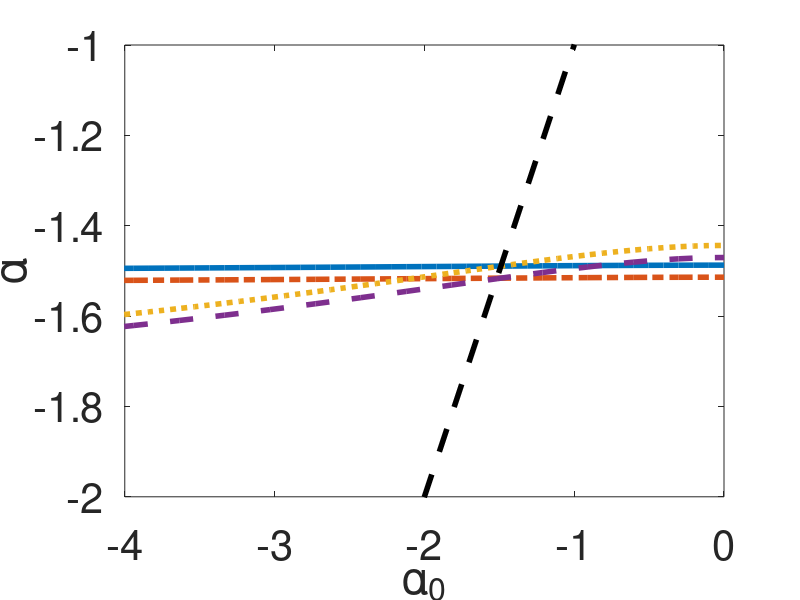
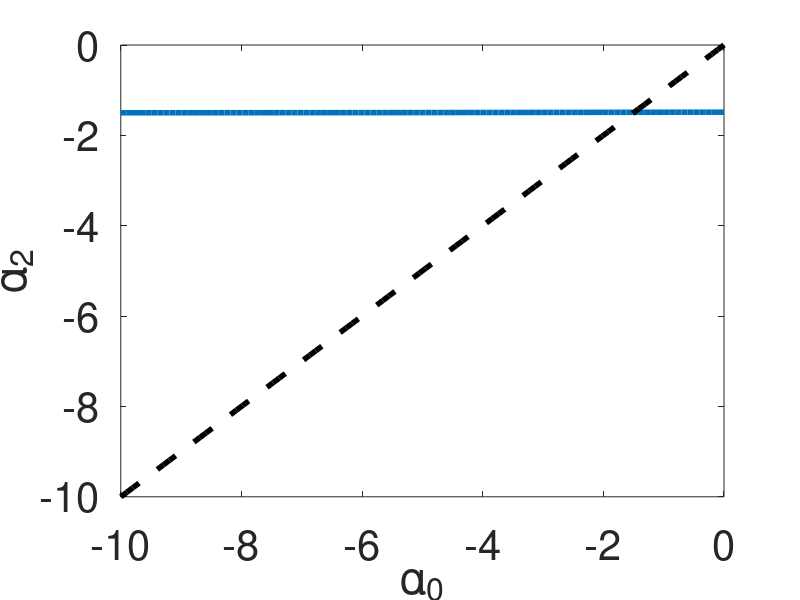

The MATLAB script that drew these images, in order:
%finds alpha_0 and alpha_1/2 that yield oscillations

%fixed parameters
%params
eps = 2;
I = 0.01;

%results in
K_V_ON = eps/2-I;
K_V_OFF = -eps/2-I;

%iterate over parameters c,tau
c = 10; 
tau = 5;

%MAPS 1 and 2
alpha0andHalf = @(a0,ah) -(K_V_ON -c + tau.*ah)./(a0.*tau + K_V_OFF - c) + ...
    ((K_V_ON-c+ah)./(K_V_OFF-c+a0)).^tau;

alphaHalfand1 = @(ah, a1) -(-K_V_OFF + tau.*a1)./(ah.*tau + K_V_ON) + ...
    ((-K_V_OFF+a1)./(K_V_ON+ah)).^tau;

N = 100;
a0s = linspace(-10,0,N)';
ahs = zeros(N,1);
ap1s = zeros(N,1);
a3hs = zeros(N,1);
ap2s = zeros(N,1);

options = optimset('Display','off');

for i=1:N
    if tau>1
        upper_bound = (c-K_V_ON)/tau;
    else
        upper_bound = c-K_V_ON;
    end
    if sign(alpha0andHalf(a0s(i), 0))==sign(alpha0andHalf(a0s(i), upper_bound)) || ...
            ~isfinite(alpha0andHalf(a0s(i), 0)) || ~isfinite(alpha0andHalf(a0s(i), upper_bound))
        exitflag=0;
    else
    [ahs(i), ~, exitflag, ~] = ...
        fzero(@(ah) alpha0andHalf(a0s(i), ah), [0, upper_bound], options);
    if exitflag==1 && isfinite(alphaHalfand1(ahs(i),ahs(i)))
        [ap1s(i), ~, exitflag, ~] = ...
            fzero(@(a1) alphaHalfand1(ahs(i), a1), [ahs(i)], options);
        if exitflag == 1 && ...
                sign(alpha0andHalf(-ap1s(i), 0))~=sign(alpha0andHalf(-ap1s(i), upper_bound)) ...
                && isfinite(alpha0andHalf(-ap1s(i), 0)) && isfinite(alpha0andHalf(-ap1s(i), upper_bound))
            [x, ~, exitflag, ~] = ...
                fzero(@(a3h) alpha0andHalf(-ap1s(i), a3h),[0, upper_bound], options);
            a3hs(i) = -x;
            if exitflag==1 && isfinite(alphaHalfand1(-a3hs(i),-a3hs(i)))
               [x, ~, exitflag, ~]...
                   = fzero(@(a2) alphaHalfand1(-a3hs(i), a2), [-a3hs(i)], options); 
               ap2s(i) = -x;
            else
                exitflag=0;
            end
        else
            exitflag=0;
        end
    else
        exitflag=0;
    end
    end
    if exitflag~=1
        ap2s(i) = nan;
    end
    
    
end

figure(1); clf;
plot(a0s, ap2s, '-','Linewidth',4); hold on
plot(a0s, a3hs, '-.','Linewidth',4); hold on
plot(a0s, -ap1s, ':','Linewidth',4); hold on
plot(a0s, -ahs, '--','Linewidth',4); hold on
plot(a0s, a0s, '--k','Linewidth',4);hold off
% legend('\alpha_2 = F(\alpha_0)', '\alpha_{3/2} = F_1(-F_2(F_1(\alpha_0))))'...
%     ,'-\alpha_{1} =F_2(F_1(\alpha_0))))', '-\alpha_{1/2} = -F_1(\alpha_0))))',...
%     '\alpha = \alpha_0', 'location','northeast');
% legend('\alpha_{1/2}', '\alpha_{1}', 'y=x');
% legend('\alpha_{2} = F(\alpha_0)', '\alpha_2=\alpha_0', 'location','southeast');
% legend('\alpha_2', '\alpha_{3/2}', '-\alpha_{1}', '-\alpha_{1/2}',...
%     '\alpha = \alpha_0', 'location','northeast');
xlabel('\alpha_0'); ylabel('\alpha');
set(gca,'FontSize',30)
ylim([-2,-1]); xlim([-4, 0]);

figure(2); clf;
% plot(a0s, -ahs, '-'); hold on
% plot(a0s, -ap1s, '-'); hold on
% plot(a0s, a3hs, '-'); hold on
plot(a0s, ap2s, '-','Linewidth',4); hold on
plot(a0s, a0s, '--k','Linewidth',4);hold off
% legend('-\alpha_{1/2}', '\alpha_1', '\alpha_{3/2}','\alpha_2', 'location','southeast');
% legend('\alpha_{1/2}', '\alpha_{1}', 'y=x');
% legend('\alpha_{2} = F(\alpha_0)', '\alpha_2=\alpha_0', 'location','southeast');
xlabel('\alpha_0'); ylabel('\alpha_2');
set(gca,'FontSize',30)


[~, ii] = min(abs(a0s - ap2s));
alpha_star = ap2s(ii)

